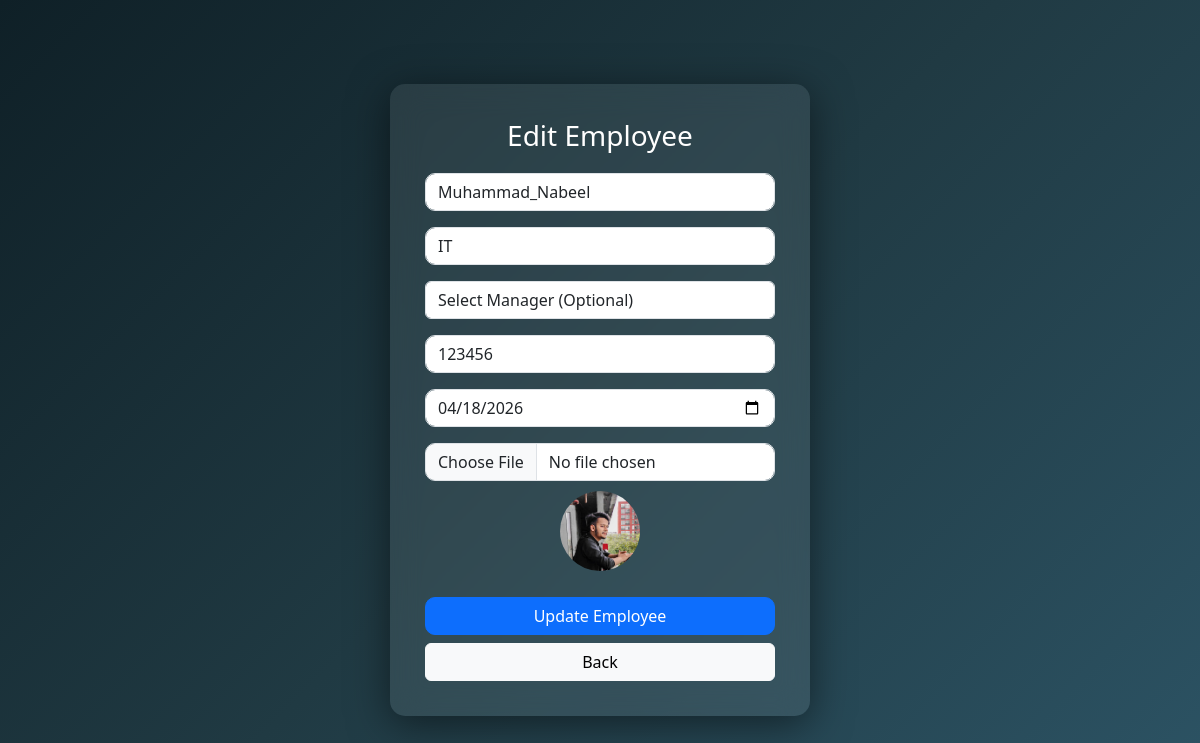
The page /edit/19/ (signed in) on the database its author committed.
### employees/models.py (models this page shows, shortened)
class Employee(models.Model):
    user = models.ForeignKey(User, on_delete=models.CASCADE)
    full_name = models.CharField(max_length=100)
    email = models.EmailField()
    phone = models.CharField(max_length=15)
    department = models.CharField(max_length=100)
    role = models.CharField(max_length=50, default='Employee')
    designation = models.CharField(max_length=100, null=True, blank=True)
    manager = models.ForeignKey(
        'self',
        on_delete=models.SET_NULL,
        null=True,
        blank=True,
        related_name='team_members'
    )
    salary = models.IntegerField()
    joining_date = models.DateField()
    profile_pic = models.ImageField(upload_to='profiles/', null=True, blank=True)
    casual_total = models.IntegerField(default=14)
    casual_used = models.IntegerField(default=0)
    sick_total = models.IntegerField(default=8)
    sick_used = models.IntegerField(default=0)
    earned_total = models.IntegerField(default=10)
    earned_used = models.IntegerField(default=0)
    is_active = models.BooleanField(default=True)
    rfid = models.CharField(max_length=100, unique=True, null=True, blank=True)
    face_image = models.ImageField(upload_to='faces/', null=True, blank=True)
    shift_start = models.TimeField(default=time(9, 0))
    shift_end = models.TimeField(default=time(18, 0))

### accounts/models.py (models this page shows)
class User(AbstractUser):
    is_employee = models.BooleanField(default=False)
    is_hr = models.BooleanField(default=False)

### employees/views.py (the view, shortened to what this page needs)
# urls.py: path('edit/<int:id>/', views.edit_employee, name='edit_employee'),
@login_required
def edit_employee(request, id):
    if not request.user.is_hr:
        return HttpResponseForbidden()
    emp = get_object_or_404(Employee, id=id)
    return render(request, 'add_employee.html', {'employee': emp})

### templates/add_employee.html (shortened to what this page needs)
<!DOCTYPE html>
<html>
<head>
    <link href="https://cdn.jsdelivr.net/npm/bootstrap@5.3.0/dist/css/bootstrap.min.css" rel="stylesheet">
</head>
<body>
<form method="POST"
      enctype="multipart/form-data"
      action="{% if employee %}{% url 'edit_employee' employee.id %}{% else %}{% url 'add_employee' %}{% endif %}"
      class="form-box">
<h3>
    {% if employee %}Edit Employee{% else %}Add Employee{% endif %}
</h3>
<input type="text" name="username" class="form-control mb-3"
       value="{% if employee %}{{ employee.user.username }}{% endif %}"
       placeholder="Username" required>
<input type="text" name="department" class="form-control mb-3"
       value="{{ employee.department|default:'' }}"
       placeholder="Department" required>
    <select name="manager" class="form-control mb-3">
    <option value="">Select Manager (Optional)</option>
</select>
<input type="number" name="salary" class="form-control mb-3"
       value="{{ employee.salary|default:'' }}"
       placeholder="Salary" required>
<input type="date" name="joining_date" class="form-control mb-3"
       value="{{ employee.joining_date|date:'Y-m-d' }}"
       required>
<input type="file" name="profile_pic" class="form-control mb-2" onchange="previewImage(event)">
{% if employee and employee.profile_pic %}
    <img src="{{ employee.profile_pic.url }}" class="preview-img" id="preview">
{% else %}
    <img src="https://via.placeholder.com/80" class="preview-img" id="preview">
{% endif %}
<button class="btn btn-primary w-100 mt-3">
    {% if employee %}Update Employee{% else %}Add Employee{% endif %}
</button>
<a href="{% url 'hr_dashboard' %}" class="btn btn-light w-100 mt-2">Back</a>
</form>
</body>
</html>

### templates/add_employee.html (style rules this page uses)
body { background: linear-gradient(135deg, #0f2027, #203a43, #2c5364); height: 100vh; display: flex; justify-content: center; align-items: center; color: white; }
.form-box { background: rgba(255,255,255,0.08); backdrop-filter: blur(15px); padding: 35px; border-radius: 15px; width: 420px; box-shadow: 0 8px 40px rgba(0,0,0,0.5); }
input { border-radius: 10px !important; border: none; }
button { border-radius: 10px !important; font-weight: bold; }
h3 { text-align: center; margin-bottom: 20px; }
.preview-img { width: 80px; height: 80px; border-radius: 50%; object-fit: cover; display: block; margin: 10px auto; }

### rows shown on the page
Employee: username "Muhammad_Nabeel", department "IT", salary "123456", joining_date "04/18/2026", profile_pic (picture)
